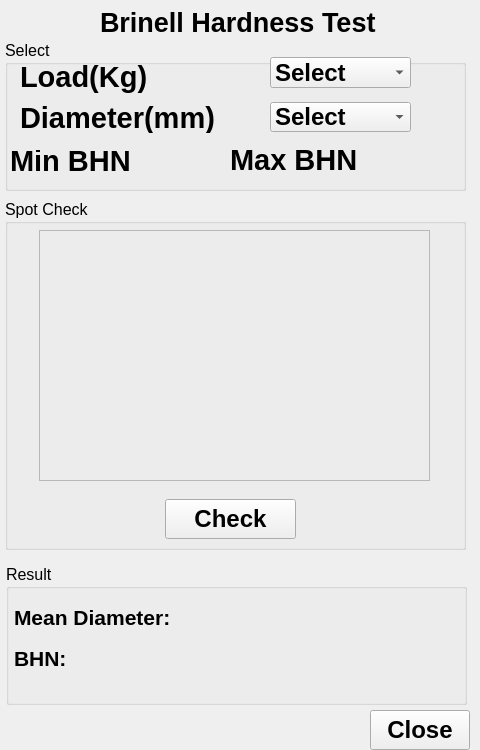
<?xml version="1.0" encoding="UTF-8"?>
<ui version="4.0">
 <class>Dialog</class>
 <widget class="QDialog" name="Dialog">
  <property name="geometry">
   <rect>
    <x>0</x>
    <y>0</y>
    <width>480</width>
    <height>750</height>
   </rect>
  </property>
  <property name="maximumSize">
   <size>
    <width>16777215</width>
    <height>16777214</height>
   </size>
  </property>
  <property name="font">
   <font>
    <family>Arial</family>
    <pointsize>16</pointsize>
    <weight>75</weight>
    <bold>true</bold>
   </font>
  </property>
  <property name="cursor">
   <cursorShape>ArrowCursor</cursorShape>
  </property>
  <property name="focusPolicy">
   <enum>Qt::NoFocus</enum>
  </property>
  <property name="windowTitle">
   <string>Dialog</string>
  </property>
  <property name="sizeGripEnabled">
   <bool>false</bool>
  </property>
  <widget class="QLabel" name="label1">
   <property name="geometry">
    <rect>
     <x>20</x>
     <y>57</y>
     <width>181</width>
     <height>41</height>
    </rect>
   </property>
   <property name="font">
    <font>
     <family>Arial</family>
     <pointsize>22</pointsize>
     <weight>75</weight>
     <bold>true</bold>
    </font>
   </property>
   <property name="autoFillBackground">
    <bool>false</bool>
   </property>
   <property name="lineWidth">
    <number>3</number>
   </property>
   <property name="text">
    <string>Load(Kg)</string>
   </property>
   <property name="textFormat">
    <enum>Qt::RichText</enum>
   </property>
   <property name="margin">
    <number>-2</number>
   </property>
  </widget>
  <widget class="QComboBox" name="comboBox1">
   <property name="geometry">
    <rect>
     <x>270</x>
     <y>57</y>
     <width>141</width>
     <height>31</height>
    </rect>
   </property>
   <property name="font">
    <font>
     <family>Arial</family>
     <pointsize>18</pointsize>
     <weight>75</weight>
     <bold>true</bold>
    </font>
   </property>
   <property name="cursor">
    <cursorShape>PointingHandCursor</cursorShape>
   </property>
   <property name="currentText">
    <string>Select</string>
   </property>
   <property name="maxVisibleItems">
    <number>20</number>
   </property>
   <property name="minimumContentsLength">
    <number>2</number>
   </property>
   <item>
    <property name="text">
     <string>Select</string>
    </property>
   </item>
   <item>
    <property name="text">
     <string>5</string>
    </property>
   </item>
   <item>
    <property name="text">
     <string>15.625</string>
    </property>
   </item>
   <item>
    <property name="text">
     <string>31.25</string>
    </property>
   </item>
   <item>
    <property name="text">
     <string>62.5</string>
    </property>
   </item>
   <item>
    <property name="text">
     <string>187.5</string>
    </property>
   </item>
   <item>
    <property name="text">
     <string>250</string>
    </property>
   </item>
   <item>
    <property name="text">
     <string>500</string>
    </property>
   </item>
   <item>
    <property name="text">
     <string>750</string>
    </property>
   </item>
   <item>
    <property name="text">
     <string>1000</string>
    </property>
   </item>
   <item>
    <property name="text">
     <string>2000</string>
    </property>
   </item>
   <item>
    <property name="text">
     <string>3000</string>
    </property>
   </item>
  </widget>
  <widget class="QLabel" name="label">
   <property name="geometry">
    <rect>
     <x>20</x>
     <y>102</y>
     <width>201</width>
     <height>31</height>
    </rect>
   </property>
   <property name="font">
    <font>
     <pointsize>22</pointsize>
    </font>
   </property>
   <property name="text">
    <string>Diameter(mm)</string>
   </property>
  </widget>
  <widget class="QComboBox" name="comboBox2">
   <property name="geometry">
    <rect>
     <x>270</x>
     <y>102</y>
     <width>141</width>
     <height>30</height>
    </rect>
   </property>
   <property name="font">
    <font>
     <family>Arial</family>
     <pointsize>18</pointsize>
     <weight>75</weight>
     <bold>true</bold>
    </font>
   </property>
   <property name="cursor">
    <cursorShape>PointingHandCursor</cursorShape>
   </property>
   <property name="currentText">
    <string>Select</string>
   </property>
   <property name="maxVisibleItems">
    <number>20</number>
   </property>
   <property name="minimumContentsLength">
    <number>2</number>
   </property>
   <item>
    <property name="text">
     <string>Select</string>
    </property>
   </item>
   <item>
    <property name="text">
     <string>2.5</string>
    </property>
   </item>
   <item>
    <property name="text">
     <string>5</string>
    </property>
   </item>
   <item>
    <property name="text">
     <string>10</string>
    </property>
   </item>
  </widget>
  <widget class="QPushButton" name="CloseButton">
   <property name="geometry">
    <rect>
     <x>370</x>
     <y>710</y>
     <width>100</width>
     <height>40</height>
    </rect>
   </property>
   <property name="font">
    <font>
     <pointsize>18</pointsize>
     <weight>75</weight>
     <bold>true</bold>
    </font>
   </property>
   <property name="text">
    <string>Close</string>
   </property>
   <property name="autoDefault">
    <bool>false</bool>
   </property>
  </widget>
  <widget class="QLabel" name="label_2">
   <property name="geometry">
    <rect>
     <x>100</x>
     <y>12</y>
     <width>301</width>
     <height>20</height>
    </rect>
   </property>
   <property name="font">
    <font>
     <pointsize>20</pointsize>
    </font>
   </property>
   <property name="cursor">
    <cursorShape>ArrowCursor</cursorShape>
   </property>
   <property name="text">
    <string>Brinell Hardness Test</string>
   </property>
  </widget>
  <widget class="QLabel" name="label_3">
   <property name="geometry">
    <rect>
     <x>10</x>
     <y>150</y>
     <width>121</width>
     <height>21</height>
    </rect>
   </property>
   <property name="font">
    <font>
     <pointsize>22</pointsize>
    </font>
   </property>
   <property name="text">
    <string>Min BHN</string>
   </property>
  </widget>
  <widget class="QLabel" name="imgLabel">
   <property name="geometry">
    <rect>
     <x>39</x>
     <y>230</y>
     <width>391</width>
     <height>251</height>
    </rect>
   </property>
   <property name="cursor">
    <cursorShape>CrossCursor</cursorShape>
   </property>
   <property name="frameShape">
    <enum>QFrame::StyledPanel</enum>
   </property>
   <property name="text">
    <string/>
   </property>
  </widget>
  <widget class="QLabel" name="label_5">
   <property name="geometry">
    <rect>
     <x>14</x>
     <y>607</y>
     <width>161</width>
     <height>20</height>
    </rect>
   </property>
   <property name="font">
    <font>
     <family>Arial</family>
     <pointsize>16</pointsize>
     <weight>75</weight>
     <bold>true</bold>
    </font>
   </property>
   <property name="text">
    <string>Mean Diameter:</string>
   </property>
  </widget>
  <widget class="QLabel" name="label_6">
   <property name="geometry">
    <rect>
     <x>14</x>
     <y>648</y>
     <width>131</width>
     <height>20</height>
    </rect>
   </property>
   <property name="font">
    <font>
     <family>Arial</family>
     <pointsize>16</pointsize>
     <weight>75</weight>
     <bold>true</bold>
    </font>
   </property>
   <property name="text">
    <string>BHN:</string>
   </property>
  </widget>
  <widget class="QGroupBox" name="groupBox">
   <property name="geometry">
    <rect>
     <x>5</x>
     <y>40</y>
     <width>461</width>
     <height>151</height>
    </rect>
   </property>
   <property name="font">
    <font>
     <pointsize>12</pointsize>
     <weight>50</weight>
     <bold>false</bold>
    </font>
   </property>
   <property name="focusPolicy">
    <enum>Qt::StrongFocus</enum>
   </property>
   <property name="title">
    <string>Select</string>
   </property>
   <widget class="QLabel" name="label_4">
    <property name="geometry">
     <rect>
      <x>225</x>
      <y>104</y>
      <width>131</width>
      <height>31</height>
     </rect>
    </property>
    <property name="font">
     <font>
      <pointsize>22</pointsize>
      <weight>75</weight>
      <bold>true</bold>
     </font>
    </property>
    <property name="text">
     <string>Max BHN</string>
    </property>
   </widget>
  </widget>
  <widget class="QGroupBox" name="groupBox_2">
   <property name="geometry">
    <rect>
     <x>5</x>
     <y>199</y>
     <width>461</width>
     <height>351</height>
    </rect>
   </property>
   <property name="font">
    <font>
     <pointsize>12</pointsize>
     <weight>50</weight>
     <bold>false</bold>
    </font>
   </property>
   <property name="title">
    <string>Spot Check</string>
   </property>
   <widget class="QPushButton" name="ExecuteButton">
    <property name="geometry">
     <rect>
      <x>160</x>
      <y>300</y>
      <width>131</width>
      <height>40</height>
     </rect>
    </property>
    <property name="font">
     <font>
      <pointsize>18</pointsize>
      <weight>75</weight>
      <bold>true</bold>
     </font>
    </property>
    <property name="text">
     <string>Check</string>
    </property>
    <property name="autoDefault">
     <bool>false</bool>
    </property>
   </widget>
  </widget>
  <widget class="QLabel" name="meandiagDist">
   <property name="geometry">
    <rect>
     <x>190</x>
     <y>609</y>
     <width>151</width>
     <height>20</height>
    </rect>
   </property>
   <property name="font">
    <font>
     <pointsize>16</pointsize>
    </font>
   </property>
   <property name="text">
    <string/>
   </property>
  </widget>
  <widget class="QLabel" name="BHNLabel">
   <property name="geometry">
    <rect>
     <x>190</x>
     <y>650</y>
     <width>151</width>
     <height>20</height>
    </rect>
   </property>
   <property name="font">
    <font>
     <pointsize>16</pointsize>
    </font>
   </property>
   <property name="text">
    <string/>
   </property>
  </widget>
  <widget class="QGroupBox" name="groupBox_3">
   <property name="geometry">
    <rect>
     <x>6</x>
     <y>564</y>
     <width>461</width>
     <height>141</height>
    </rect>
   </property>
   <property name="font">
    <font>
     <pointsize>12</pointsize>
     <weight>50</weight>
     <bold>false</bold>
    </font>
   </property>
   <property name="title">
    <string>Result</string>
   </property>
   <widget class="QLabel" name="resultLabel">
    <property name="geometry">
     <rect>
      <x>360</x>
      <y>30</y>
      <width>81</width>
      <height>91</height>
     </rect>
    </property>
    <property name="font">
     <font>
      <family>Arial</family>
      <pointsize>24</pointsize>
      <weight>75</weight>
      <bold>true</bold>
     </font>
    </property>
    <property name="focusPolicy">
     <enum>Qt::NoFocus</enum>
    </property>
    <property name="toolTipDuration">
     <number>-1</number>
    </property>
    <property name="statusTip">
     <string/>
    </property>
    <property name="frameShape">
     <enum>QFrame::NoFrame</enum>
    </property>
    <property name="text">
     <string/>
    </property>
   </widget>
   <zorder>resultLabel</zorder>
   <zorder>meandiagDist</zorder>
  </widget>
  <zorder>groupBox_2</zorder>
  <zorder>imgLabel</zorder>
  <zorder>groupBox_3</zorder>
  <zorder>groupBox</zorder>
  <zorder>label1</zorder>
  <zorder>comboBox1</zorder>
  <zorder>label</zorder>
  <zorder>comboBox2</zorder>
  <zorder>CloseButton</zorder>
  <zorder>label_2</zorder>
  <zorder>label_3</zorder>
  <zorder>label_5</zorder>
  <zorder>label_6</zorder>
  <zorder>meandiagDist</zorder>
  <zorder>BHNLabel</zorder>
 </widget>
 <resources/>
 <connections/>
</ui>
